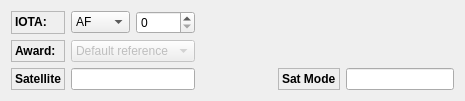
           <widget class="QWidget" name="others">
            <attribute name="title">
             <string>Others</string>
            </attribute>
            <layout class="QGridLayout" name="gridLayout_9">
             <item row="0" column="0">
              <widget class="QLabel" name="textLabel">
               <property name="frameShape">
                <enum>QFrame::StyledPanel</enum>
               </property>
               <property name="frameShadow">
                <enum>QFrame::Raised</enum>
               </property>
               <property name="text">
                <string>&lt;b&gt;IOTA:&lt;/b&gt;</string>
               </property>
               <property name="wordWrap">
                <bool>false</bool>
               </property>
              </widget>
             </item>
             <item row="0" column="1">
              <widget class="QComboBox" name="iotaComboBox">
               <property name="toolTip">
                <string>IOTA continent</string>
               </property>
               <item>
                <property name="text">
                 <string>AF</string>
                </property>
               </item>
               <item>
                <property name="text">
                 <string>AN</string>
                </property>
               </item>
               <item>
                <property name="text">
                 <string>AS</string>
                </property>
               </item>
               <item>
                <property name="text">
                 <string>EU</string>
                </property>
               </item>
               <item>
                <property name="text">
                 <string>NA</string>
                </property>
               </item>
               <item>
                <property name="text">
                 <string>OC</string>
                </property>
               </item>
               <item>
                <property name="text">
                 <string>SA</string>
                </property>
               </item>
              </widget>
             </item>
             <item row="0" column="2">
              <widget class="QSpinBox" name="iotaIntSpinBox">
               <property name="toolTip">
                <string>IOTA number</string>
               </property>
               <property name="maximum">
                <number>999</number>
               </property>
              </widget>
             </item>
             <item row="0" column="3">
              <spacer name="horizontalSpacer">
               <property name="orientation">
                <enum>Qt::Horizontal</enum>
               </property>
               <property name="sizeHint" stdset="0">
                <size>
                 <width>40</width>
                 <height>20</height>
                </size>
               </property>
              </spacer>
             </item>
             <item row="1" column="0">
              <widget class="QLabel" name="awardSelectorName">
               <property name="enabled">
                <bool>true</bool>
               </property>
               <property name="toolTip">
                <string>Several awards, still not implemented.</string>
               </property>
               <property name="frameShape">
                <enum>QFrame::StyledPanel</enum>
               </property>
               <property name="frameShadow">
                <enum>QFrame::Raised</enum>
               </property>
               <property name="text">
                <string>&lt;b&gt;Award:&lt;/b&gt;</string>
               </property>
               <property name="wordWrap">
                <bool>false</bool>
               </property>
              </widget>
             </item>
             <item row="1" column="1" colspan="2">
              <widget class="QComboBox" name="awardsComboBox">
               <property name="enabled">
                <bool>false</bool>
               </property>
               <property name="focusPolicy">
                <enum>Qt::TabFocus</enum>
               </property>
               <property name="duplicatesEnabled">
                <bool>false</bool>
               </property>
               <item>
                <property name="text">
                 <string>Default reference</string>
                </property>
               </item>
              </widget>
             </item>
             <item row="2" column="0">
              <widget class="QLabel" name="awardSelectorName_2">
               <property name="enabled">
                <bool>true</bool>
               </property>
               <property name="toolTip">
                <string>Several awards, still not implemented.</string>
               </property>
               <property name="frameShape">
                <enum>QFrame::StyledPanel</enum>
               </property>
               <property name="frameShadow">
                <enum>QFrame::Raised</enum>
               </property>
               <property name="text">
                <string>&lt;!DOCTYPE HTML PUBLIC &quot;-//W3C//DTD HTML 4.0//EN&quot; &quot;http://www.w3.org/TR/REC-html40/strict.dtd&quot;&gt;
&lt;html&gt;&lt;head&gt;&lt;meta name=&quot;qrichtext&quot; content=&quot;1&quot; /&gt;&lt;style type=&quot;text/css&quot;&gt;
p, li { white-space: pre-wrap; }
&lt;/style&gt;&lt;/head&gt;&lt;body style=&quot; font-family:'DejaVu Sans'; font-size:9pt; font-weight:400; font-style:normal;&quot;&gt;
&lt;p style=&quot; margin-top:0px; margin-bottom:0px; margin-left:0px; margin-right:0px; -qt-block-indent:0; text-indent:0px;&quot;&gt;&lt;span style=&quot; font-weight:600;&quot;&gt;Satellite&lt;/span&gt;&lt;/p&gt;&lt;/body&gt;&lt;/html&gt;</string>
               </property>
               <property name="wordWrap">
                <bool>false</bool>
               </property>
              </widget>
             </item>
             <item row="2" column="1" colspan="2">
              <widget class="QLineEdit" name="satNamelineEdit">
               <property name="acceptDrops">
                <bool>false</bool>
               </property>
              </widget>
             </item>
             <item row="2" column="3">
              <spacer name="horizontalSpacer_2">
               <property name="orientation">
                <enum>Qt::Horizontal</enum>
               </property>
               <property name="sizeHint" stdset="0">
                <size>
                 <width>77</width>
                 <height>20</height>
                </size>
               </property>
              </spacer>
             </item>
             <item row="2" column="4">
              <widget class="QLabel" name="awardSelectorName_3">
               <property name="enabled">
                <bool>true</bool>
               </property>
               <property name="toolTip">
                <string>Several awards, still not implemented.</string>
               </property>
               <property name="frameShape">
                <enum>QFrame::StyledPanel</enum>
               </property>
               <property name="frameShadow">
                <enum>QFrame::Raised</enum>
               </property>
               <property name="text">
                <string>&lt;!DOCTYPE HTML PUBLIC &quot;-//W3C//DTD HTML 4.0//EN&quot; &quot;http://www.w3.org/TR/REC-html40/strict.dtd&quot;&gt;
&lt;html&gt;&lt;head&gt;&lt;meta name=&quot;qrichtext&quot; content=&quot;1&quot; /&gt;&lt;style type=&quot;text/css&quot;&gt;
p, li { white-space: pre-wrap; }
&lt;/style&gt;&lt;/head&gt;&lt;body style=&quot; font-family:'DejaVu Sans'; font-size:9pt; font-weight:400; font-style:normal;&quot;&gt;
&lt;p style=&quot; margin-top:0px; margin-bottom:0px; margin-left:0px; margin-right:0px; -qt-block-indent:0; text-indent:0px;&quot;&gt;&lt;span style=&quot; font-weight:600;&quot;&gt;Sat Mode&lt;/span&gt;&lt;/p&gt;&lt;/body&gt;&lt;/html&gt;</string>
               </property>
               <property name="wordWrap">
                <bool>false</bool>
               </property>
              </widget>
             </item>
             <item row="2" column="5">
              <widget class="QLineEdit" name="satModelineEdit">
               <property name="acceptDrops">
                <bool>false</bool>
               </property>
              </widget>
             </item>
            </layout>
           </widget>
